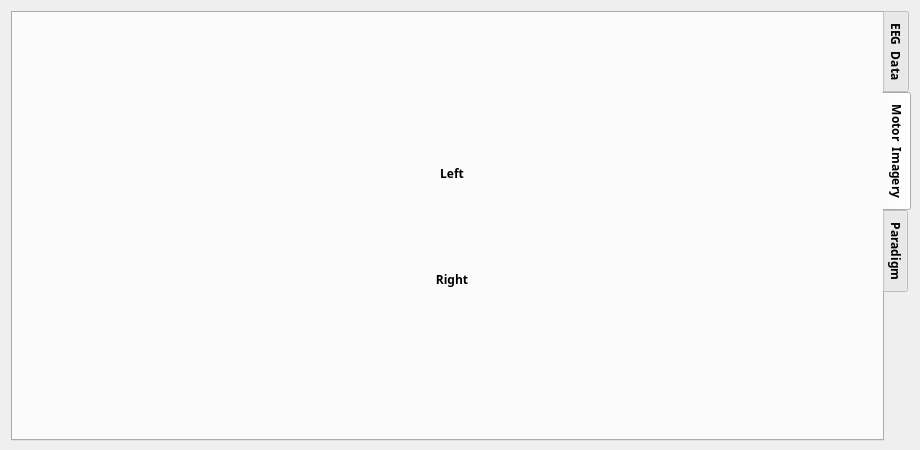
<?xml version="1.0" encoding="UTF-8"?>
<ui version="4.0">
 <class>Dialog</class>
 <widget class="QDialog" name="Dialog">
  <property name="geometry">
   <rect>
    <x>0</x>
    <y>0</y>
    <width>920</width>
    <height>450</height>
   </rect>
  </property>
  <property name="sizePolicy">
   <sizepolicy hsizetype="Preferred" vsizetype="Preferred">
    <horstretch>0</horstretch>
    <verstretch>0</verstretch>
   </sizepolicy>
  </property>
  <property name="minimumSize">
   <size>
    <width>920</width>
    <height>450</height>
   </size>
  </property>
  <property name="maximumSize">
   <size>
    <width>920</width>
    <height>450</height>
   </size>
  </property>
  <property name="windowTitle">
   <string>Dialog</string>
  </property>
  <layout class="QVBoxLayout" name="verticalLayout">
   <item>
    <widget class="QTabWidget" name="tabWidget">
     <property name="sizePolicy">
      <sizepolicy hsizetype="Expanding" vsizetype="Expanding">
       <horstretch>0</horstretch>
       <verstretch>0</verstretch>
      </sizepolicy>
     </property>
     <property name="minimumSize">
      <size>
       <width>900</width>
       <height>430</height>
      </size>
     </property>
     <property name="maximumSize">
      <size>
       <width>900</width>
       <height>430</height>
      </size>
     </property>
     <property name="font">
      <font>
       <family>微软雅黑</family>
       <pointsize>9</pointsize>
       <weight>75</weight>
       <bold>true</bold>
      </font>
     </property>
     <property name="styleSheet">
      <string notr="true"/>
     </property>
     <property name="tabPosition">
      <enum>QTabWidget::East</enum>
     </property>
     <property name="tabShape">
      <enum>QTabWidget::Rounded</enum>
     </property>
     <property name="currentIndex">
      <number>1</number>
     </property>
     <widget class="QWidget" name="tab">
      <attribute name="title">
       <string>EEG  Data</string>
      </attribute>
      <layout class="QVBoxLayout" name="verticalLayout_2">
       <property name="leftMargin">
        <number>0</number>
       </property>
       <property name="bottomMargin">
        <number>3</number>
       </property>
       <item>
        <widget class="QWidget" name="widget" native="true">
         <property name="minimumSize">
          <size>
           <width>880</width>
           <height>410</height>
          </size>
         </property>
         <property name="maximumSize">
          <size>
           <width>880</width>
           <height>410</height>
          </size>
         </property>
         <layout class="QVBoxLayout" name="verticalLayout_3">
          <property name="spacing">
           <number>6</number>
          </property>
          <property name="bottomMargin">
           <number>3</number>
          </property>
         </layout>
        </widget>
       </item>
      </layout>
     </widget>
     <widget class="QWidget" name="tab_2">
      <attribute name="title">
       <string>Motor  Imagery</string>
      </attribute>
      <layout class="QHBoxLayout" name="horizontalLayout">
       <property name="spacing">
        <number>35</number>
       </property>
       <property name="leftMargin">
        <number>40</number>
       </property>
       <property name="rightMargin">
        <number>20</number>
       </property>
       <item>
        <layout class="QVBoxLayout" name="vedioLayout">
         <property name="topMargin">
          <number>15</number>
         </property>
         <property name="bottomMargin">
          <number>15</number>
         </property>
        </layout>
       </item>
       <item>
        <layout class="QVBoxLayout" name="verticalLayout_5">
         <item>
          <widget class="QLabel" name="label">
           <property name="text">
            <string/>
           </property>
           <property name="alignment">
            <set>Qt::AlignCenter</set>
           </property>
          </widget>
         </item>
         <item>
          <widget class="QToolButton" name="rightButton">
           <property name="minimumSize">
            <size>
             <width>100</width>
             <height>100</height>
            </size>
           </property>
           <property name="text">
            <string>Left</string>
           </property>
           <property name="icon">
            <iconset resource="pic.qrc">
             <normaloff>:/IMAGE/right.png</normaloff>:/IMAGE/right.png</iconset>
           </property>
           <property name="iconSize">
            <size>
             <width>60</width>
             <height>60</height>
            </size>
           </property>
           <property name="toolButtonStyle">
            <enum>Qt::ToolButtonTextUnderIcon</enum>
           </property>
           <property name="autoRaise">
            <bool>true</bool>
           </property>
          </widget>
         </item>
         <item>
          <widget class="QToolButton" name="leftButton">
           <property name="minimumSize">
            <size>
             <width>100</width>
             <height>100</height>
            </size>
           </property>
           <property name="text">
            <string>Right</string>
           </property>
           <property name="icon">
            <iconset resource="pic.qrc">
             <normaloff>:/IMAGE/left.png</normaloff>:/IMAGE/left.png</iconset>
           </property>
           <property name="iconSize">
            <size>
             <width>60</width>
             <height>60</height>
            </size>
           </property>
           <property name="autoRepeat">
            <bool>false</bool>
           </property>
           <property name="autoExclusive">
            <bool>false</bool>
           </property>
           <property name="popupMode">
            <enum>QToolButton::DelayedPopup</enum>
           </property>
           <property name="toolButtonStyle">
            <enum>Qt::ToolButtonTextUnderIcon</enum>
           </property>
           <property name="autoRaise">
            <bool>true</bool>
           </property>
           <property name="arrowType">
            <enum>Qt::NoArrow</enum>
           </property>
          </widget>
         </item>
         <item>
          <widget class="QLabel" name="label_2">
           <property name="maximumSize">
            <size>
             <width>110</width>
             <height>100</height>
            </size>
           </property>
           <property name="text">
            <string/>
           </property>
           <property name="textFormat">
            <enum>Qt::AutoText</enum>
           </property>
           <property name="pixmap">
            <pixmap resource="pic.qrc">:/IMAGE/hdu.jpg</pixmap>
           </property>
           <property name="scaledContents">
            <bool>true</bool>
           </property>
          </widget>
         </item>
        </layout>
       </item>
      </layout>
     </widget>
     <widget class="QWidget" name="paradigm">
      <attribute name="title">
       <string>Paradigm</string>
      </attribute>
     </widget>
    </widget>
   </item>
  </layout>
 </widget>
 <layoutdefault spacing="6" margin="11"/>
 <resources>
  <include location="pic.qrc"/>
 </resources>
 <connections/>
</ui>
